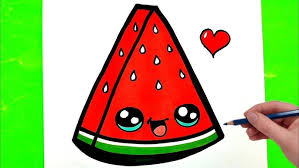
%> input picture image.jpeg, 299 x 168 px
$ octave week_2.m   (GNU Octave 9; MATLAB toolbox functions it lacks are replaced by stand-ins)
%> lines starting %> are read from the running program, lines starting %| are printed output that depends on the picture
% Hafta 2
I = imread("image.jpeg");
%> I is the input picture: size 168x299x3 uint8; mean R, G, B 169.9, 177.4, 116.1

r_band = I(:,:,1);
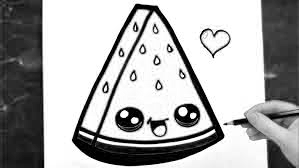
%> r_band: size 168x299 uint8; min 0, max 255, mean 169.9
g_band = I(:,:,2);
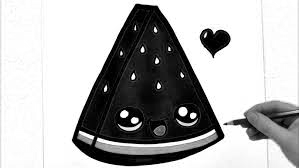
%> g_band: size 168x299 uint8; min 0, max 255, mean 177.4
b_band = I(:,:,3);
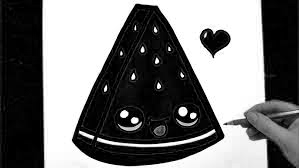
%> b_band: size 168x299 uint8; min 0, max 255, mean 116.1


image_gray = rgb2gray(I);
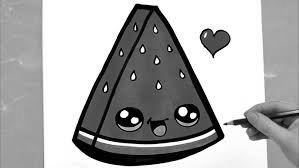
%> image_gray: size 168x299 uint8; min 0, max 255, mean 168.2

image_manuel_gray(row,colum,band);
%> (this line was passed over: row is not available in this run)

%> (the run ends here)

$ run again, with rgb.png saved as image.jpeg
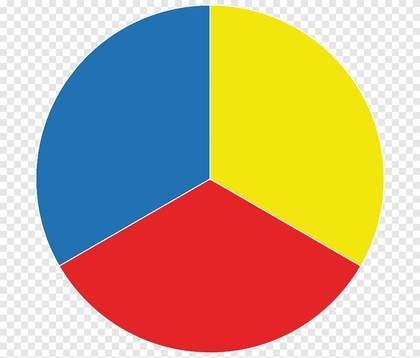
%> input picture rgb.png, 420 x 358 px, shrunk from 900 x 768 before the run
%> I is the input picture: size 358x420x3 uint8; mean R, G, B 195.4, 170.1, 138.6
%> `b_band = I(:,:,3);`:
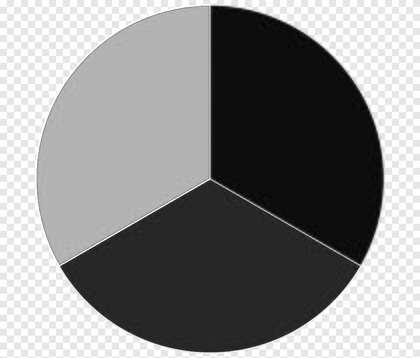
%> b_band: size 358x420 uint8; min 2, max 255, mean 138.6
%> `image_gray = rgb2gray(I);`:
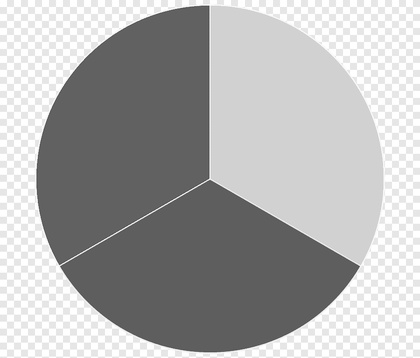
%> image_gray: size 358x420 uint8; min 70, max 255, mean 174.1
